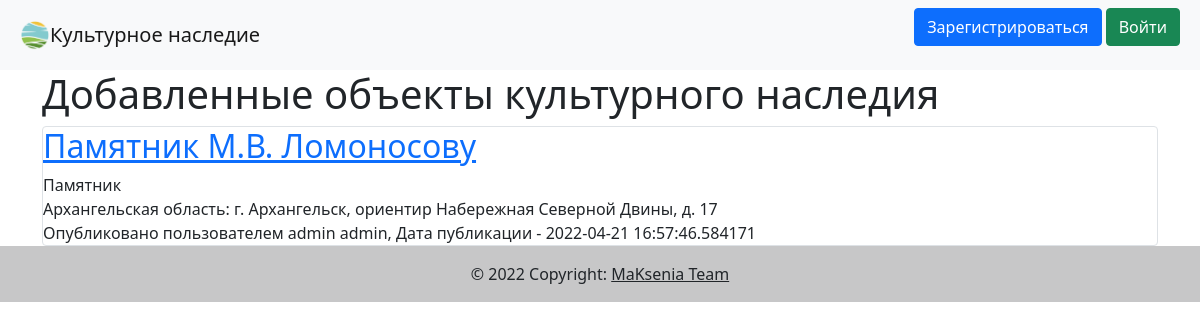
The app's page /, older data.
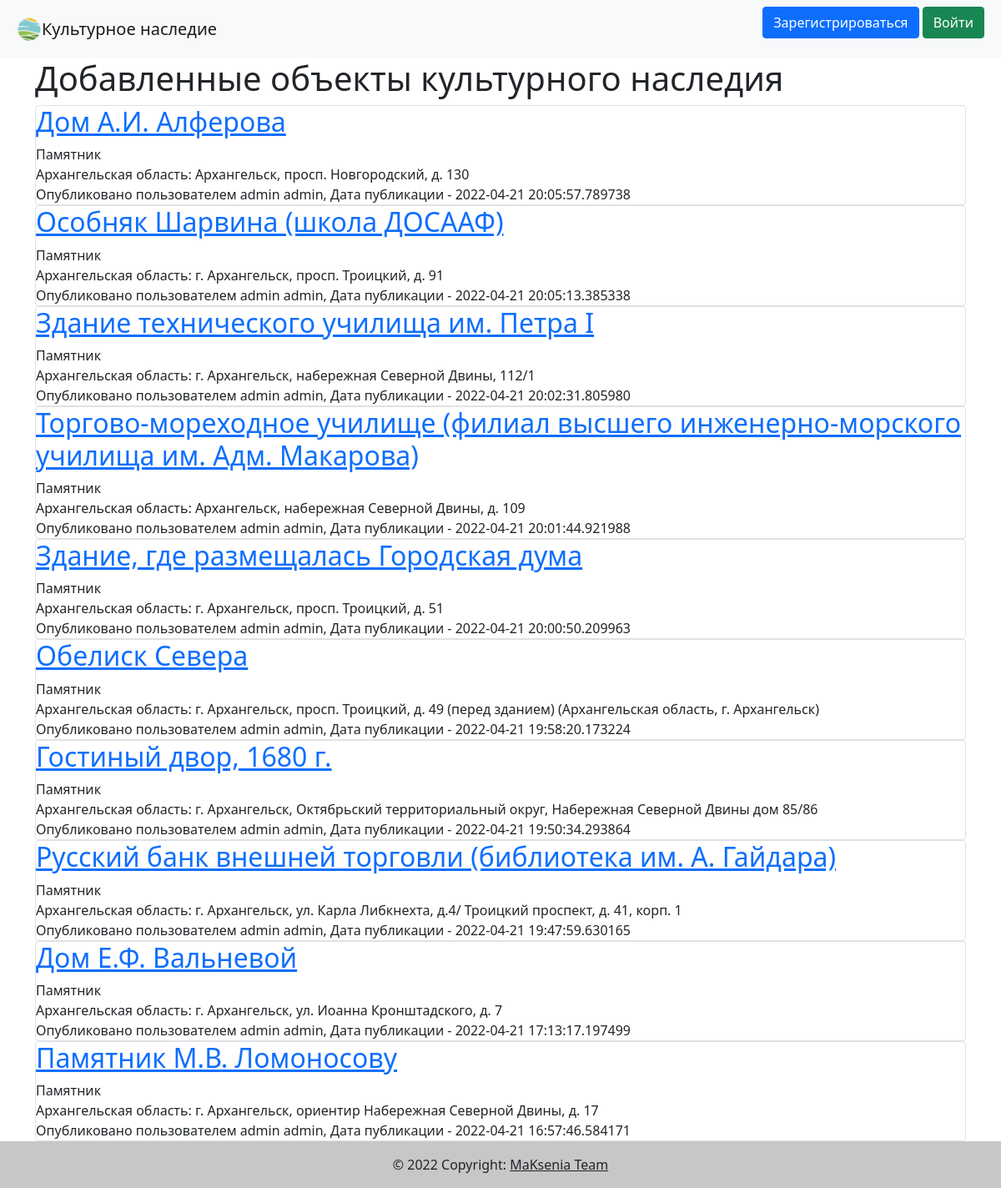
The same page, newer data.
### data/objects.py (models this page shows)
class Object(SqlAlchemyBase):
    __tablename__ = 'objects'
    id = sqlalchemy.Column(sqlalchemy.Integer,
                           primary_key=True, autoincrement=True)
    object = sqlalchemy.Column(sqlalchemy.String, nullable=True)
    registry_number = sqlalchemy.Column(sqlalchemy.Integer, nullable=True)
    address = sqlalchemy.Column(sqlalchemy.String, nullable=True)
    longitude = sqlalchemy.Column(sqlalchemy.String, nullable=True)
    latitude = sqlalchemy.Column(sqlalchemy.String, nullable=True)
    region = sqlalchemy.Column(sqlalchemy.String, nullable=True)
    category_of_significance = sqlalchemy.Column(sqlalchemy.String, nullable=True)
    type_of_object = sqlalchemy.Column(sqlalchemy.String, nullable=True)
    is_unesco = sqlalchemy.Column(sqlalchemy.Boolean, default=False)
    picture_src = sqlalchemy.Column(sqlalchemy.String, nullable=True)
    created_date = sqlalchemy.Column(sqlalchemy.DateTime,
                                     default=datetime.datetime.now)
    creator_id = sqlalchemy.Column(sqlalchemy.Integer,
                                   sqlalchemy.ForeignKey("users.id"))
    creator = orm.relation('User')
    comments = orm.relation("Comment", back_populates='object', cascade='all, delete')

### data/users.py (models this page shows, shortened)
class User(SqlAlchemyBase, UserMixin):
    __tablename__ = 'users'
    id = sqlalchemy.Column(sqlalchemy.Integer,
                           primary_key=True, autoincrement=True)
    first_name = sqlalchemy.Column(sqlalchemy.String, nullable=True)
    surname = sqlalchemy.Column(sqlalchemy.String, nullable=True)
    email = sqlalchemy.Column(sqlalchemy.String,
                              index=True, unique=True, nullable=True)
    hashed_password = sqlalchemy.Column(sqlalchemy.String, nullable=True)
    is_admin = sqlalchemy.Column(sqlalchemy.Boolean, default=False)
    objects = orm.relation("Object", back_populates='creator')
    comments = orm.relation("Comment", back_populates='user')

### __init__.py (the view)
@app.route('/index')
@app.route("/")
def index():
    db_sess = db_session.create_session()
    request = db_sess.query(Object).order_by(Object.id.desc()).all()
    return render_template("index.html", objects=request, title='Объекты культурного наследия')

### data/db_session.py (called while the page is built)
def create_session() -> Session:
    global __factory
    return __factory()

### templates/index.html (shortened to what this page needs)
{% extends "base.html" %}
{% block content %}
<h1>Добавленные объекты культурного наследия</h1>
{% for item in objects %}
<div class="col-md6 border rounded">
    <a href="object/{{item.id}}"><h2>{{item.object}}</h2></a>
    <div>
        {{item.type_of_object}}<br>
        {{item.region}}: {{item.address}}
    </div>
    <div>
        Опубликовано пользователем {{item.creator.first_name}} {{item.creator.surname}}, Дата публикации - {{item.created_date}}
    </div>
</div>
{% endfor %}
{% endblock %}

### templates/base.html (shortened to what this page needs)
<!doctype html>
<html lang="en">
<head>
    <link rel="stylesheet" href="https://cdn.jsdelivr.net/npm/bootstrap@5.1.3/dist/css/bootstrap.min.css">
</head>
<body>
<header>
    <nav class="navbar navbar-light bg-light">
        <a class="navbar-brand" href="https://maksenia-culture.herokuapp.com/" style="margin-right: 20px; margin-left: 20px;"><img src="{{ url_for('static', filename='logo.png') }}" width="30" height="30" class="d-inline-block align-top" alt="">Культурное наследие</a>
        {% if current_user.is_authenticated %}
        <a class="navbar-brand" href="/logout">{{ current_user.first_name }} {{ current_user.surname }}</a>
        {% else %}
        <p>
            <a class="btn btn-primary " href="/register" >Зарегистрироваться</a>
            <a class="btn btn-success" href="/login" style="margin-right: 20px;">Войти</a>
        </p>
        {% endif %}
    </nav>
</header>
<main role="main" class="container">
    {% block content %}{% endblock %}
</main>
</body>
<footer class="bg-light text-center text-lg-start">
    <div class="text-center p-3" style="background-color: rgba(0, 0, 0, 0.2);">
    © 2022 Copyright:
    <a class="text-dark">MaKsenia Team</a>
    </div>
</footer>
</html>

Row changes from the older to the newer data that the page shows:
added Object: object "Дом А.И. Алферова", type_of_object "Памятник", region "Архангельская область", address "Архангельск, просп. Новгородский, д. 130", creator.first_name "admin", creator.surname "admin", created_date "2022-04-21 20:05:57.789738"
added Object: object "Особняк Шарвина (школа ДОСААФ)", type_of_object "Памятник", region "Архангельская область", address "г. Архангельск, просп. Троицкий, д. 91", creator.first_name "admin", creator.surname "admin", created_date "2022-04-21 20:05:13.385338"
added Object: object "Здание технического училища им. Петра I", type_of_object "Памятник", region "Архангельская область", address "г. Архангельск, набережная Северной Двины, 112/1", creator.first_name "admin", creator.surname "admin", created_date "2022-04-21 20:02:31.805980"
added Object: object "Торгово-мореходное училище (филиал высшего инженерно-морского училища им. Адм. Макарова)", type_of_object "Памятник", region "Архангельская область", address "Архангельск, набережная Северной Двины, д. 109", creator.first_name "admin", creator.surname "admin", created_date "2022-04-21 20:01:44.921988"
added Object: object "Здание, где размещалась Городская дума", type_of_object "Памятник", region "Архангельская область", address "г. Архангельск, просп. Троицкий, д. 51", creator.first_name "admin", creator.surname "admin", created_date "2022-04-21 20:00:50.209963"
added Object: object "Обелиск Севера", type_of_object "Памятник", region "Архангельская область", address "г. Архангельск, просп. Троицкий, д. 49 (перед зданием) (Архангельская область, г. Архангельск)", creator.first_name "admin", creator.surname "admin", created_date "2022-04-21 19:58:20.173224"
added Object: object "Гостиный двор, 1680 г.", type_of_object "Памятник", region "Архангельская область", address "г. Архангельск, Октябрьский территориальный округ, Набережная Северной Двины дом 85/86", creator.first_name "admin", creator.surname "admin", created_date "2022-04-21 19:50:34.293864"
added Object: object "Русский банк внешней торговли (библиотека им. А. Гайдара)", type_of_object "Памятник", region "Архангельская область", address "г. Архангельск, ул. Карла Либкнехта, д.4/ Троицкий проспект, д. 41, корп. 1", creator.first_name "admin", creator.surname "admin", created_date "2022-04-21 19:47:59.630165"
added Object: object "Дом Е.Ф. Вальневой", type_of_object "Памятник", region "Архангельская область", address "г. Архангельск, ул. Иоанна Кронштадского, д. 7", creator.first_name "admin", creator.surname "admin", created_date "2022-04-21 17:13:17.197499"
